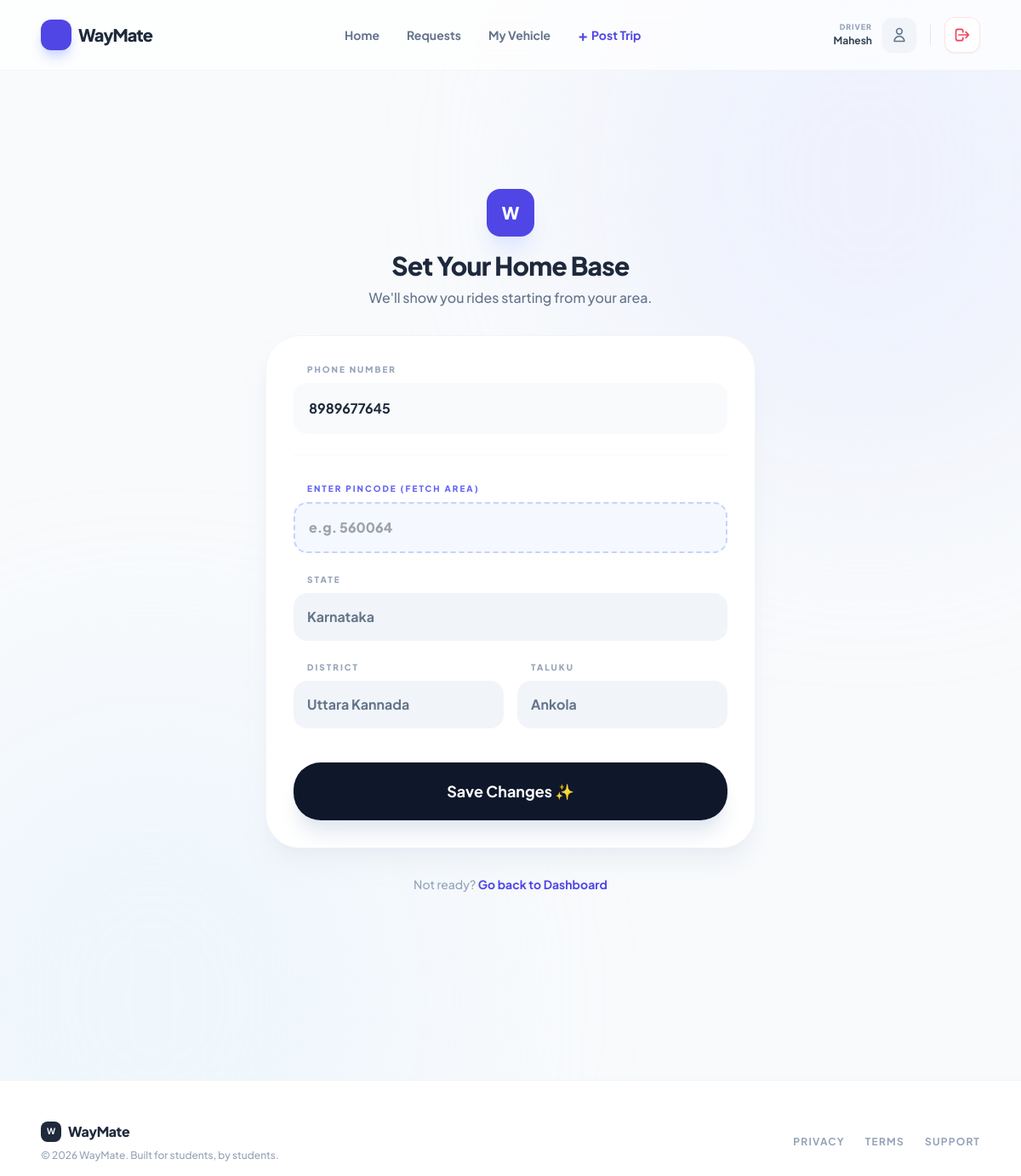
/passenger/complete_profile.php (signed in), run on the app's committed database.
### tables this page shows
CREATE TABLE `users` (
  `user_id` int(11) NOT NULL,
  `name` varchar(100) NOT NULL,
  `phone` varchar(15) NOT NULL,
  `email` varchar(100) DEFAULT NULL,
  `email_verified` tinyint(1) DEFAULT 0,
  `password_hash` varchar(255) NOT NULL,
  `otp_code` varchar(6) DEFAULT NULL,
  `otp_expires_at` datetime DEFAULT NULL,
  `phone_verified` tinyint(1) DEFAULT 0,
  `profile_completed` tinyint(1) DEFAULT 0,
  `profile_completion_percentage` int(11) DEFAULT 0,
  `role` enum('passenger','driver','admin') DEFAULT 'passenger',
  `profile_photo` varchar(255) DEFAULT 'default.jpg',
  `emergency_contact_name` varchar(100) DEFAULT NULL,
  `emergency_contact_phone` varchar(15) DEFAULT NULL,
  `gender` enum('male','female','other') DEFAULT NULL,
  `rating_avg` decimal(2,1) DEFAULT 0.0,
  `total_trips` int(11) DEFAULT 0,
  `status` enum('active','blocked') DEFAULT 'active',
  `created_at` timestamp NOT NULL DEFAULT current_timestamp(),
  `bio` text DEFAULT NULL,
  `car_model` varchar(100) DEFAULT NULL,
  `car_number` varchar(20) DEFAULT NULL,
  `state` varchar(100) DEFAULT 'Karnataka',
  `district` varchar(100) DEFAULT NULL,
  `taluku` varchar(100) DEFAULT NULL,
  `verification_status` enum('unverified','pending','verified','rejected') DEFAULT 'unverified',
  `is_admin` tinyint(1) DEFAULT 0,
  `rating` decimal(3,2) DEFAULT 5.00
);

### passenger/complete_profile.php (the view, shortened to what this page needs)
<?php
require_once '../config/db.php';
$user_id = $_SESSION['user_id'];
$stmt = $pdo->prepare("SELECT * FROM users WHERE user_id = ?");
$stmt->execute([$user_id]);
$user = $stmt->fetch();
include '../includes/header.php';
?>
<main class="min-h-[80vh] flex items-center justify-center py-12 px-6">
    <div class="max-w-xl w-full">
        <div class="text-center mb-8">
            <div class="inline-flex items-center justify-center w-14 h-14 bg-indigo-600 rounded-2xl text-white font-black text-xl mb-4 shadow-xl shadow-indigo-100">W</div>
            <h1 class="text-3xl font-black text-slate-800 tracking-tight">Set Your Home Base</h1>
            <p class="text-slate-500 font-medium mt-2">We'll show you rides starting from your area.</p>
        </div>
        <form method="POST" class="space-y-6">
            <div class="bg-white p-8 rounded-[2.5rem] shadow-xl shadow-slate-200/50 border border-slate-100">
                <div class="mb-6">
                    <label class="block text-[10px] font-black text-slate-400 uppercase tracking-[0.2em] ml-4 mb-2">Phone Number</label>
                    <input type="text" name="phone" required maxlength="10" value="<?php echo htmlspecialchars($user['phone'] ?? ''); ?>"
                           placeholder="Enter 10 digit number"
                           class="w-full p-4 bg-slate-50 rounded-2xl border-2 border-transparent focus:border-indigo-500 focus:bg-white outline-none font-bold text-slate-800 transition-all">
                </div>
                <hr class="border-slate-50 mb-8">
                <div class="mb-6">
                    <label class="block text-[10px] font-black text-indigo-500 uppercase tracking-[0.2em] ml-4 mb-2">Enter Pincode (Fetch Area)</label>
                    <input type="text" id="pincode-input" maxlength="6" placeholder="e.g. 560064"
                           class="w-full p-4 bg-indigo-50/50 rounded-2xl border-2 border-dashed border-indigo-200 focus:border-indigo-500 focus:bg-white outline-none font-black text-indigo-600 transition-all">
                </div>
                <div class="space-y-6">
                    <div>
                        <label class="block text-[10px] font-black text-slate-400 uppercase tracking-[0.2em] ml-4 mb-2">State</label>
                        <input type="text" name="state" id="state-field" readonly required value="<?php echo htmlspecialchars($user['state'] ?? ''); ?>"
                               class="w-full p-4 bg-slate-100 rounded-2xl border-none font-bold text-slate-500 cursor-not-allowed">
                    </div>
                    <div class="grid grid-cols-2 gap-4">
                        <div>
                            <label class="block text-[10px] font-black text-slate-400 uppercase tracking-[0.2em] ml-4 mb-2">District</label>
                            <input type="text" name="district" id="district-field" readonly required value="<?php echo htmlspecialchars($user['district'] ?? ''); ?>"
                                   class="w-full p-4 bg-slate-100 rounded-2xl border-none font-bold text-slate-500 cursor-not-allowed">
                        </div>
                        <div>
                            <label class="block text-[10px] font-black text-slate-400 uppercase tracking-[0.2em] ml-4 mb-2">Taluku</label>
                            <input type="text" name="taluku" id="taluku-field" readonly required value="<?php echo htmlspecialchars($user['taluku'] ?? ''); ?>"
                                   class="w-full p-4 bg-slate-100 rounded-2xl border-none font-bold text-slate-500 cursor-not-allowed">
                        </div>
                    </div>
                </div>
                <button type="submit" class="w-full mt-10 bg-slate-900 text-white py-5 rounded-[2rem] font-bold text-lg shadow-xl shadow-slate-200 hover:bg-indigo-600 transition-all transform active:scale-95">
                    Save Changes ✨
                </button>
            </div>
        </form>
        <p class="text-center mt-8 text-sm text-slate-400 font-medium">
            Not ready? <a href="dashboard.php" class="text-indigo-600 font-bold hover:underline">Go back to Dashboard</a>
        </p>
    </div>
</main>
<?php include '../includes/footer.php'; ?>

### includes/header.php (style rules this page uses)
body { font-family: 'Plus Jakarta Sans', sans-serif; }
html { scroll-behavior: smooth; }

### data on the page
users: phone "8989677645", state "Karnataka", district "Uttara Kannada", taluku "Ankola"

### other printed values
$current_role "DRIVER"
$user_name "Mahesh"
